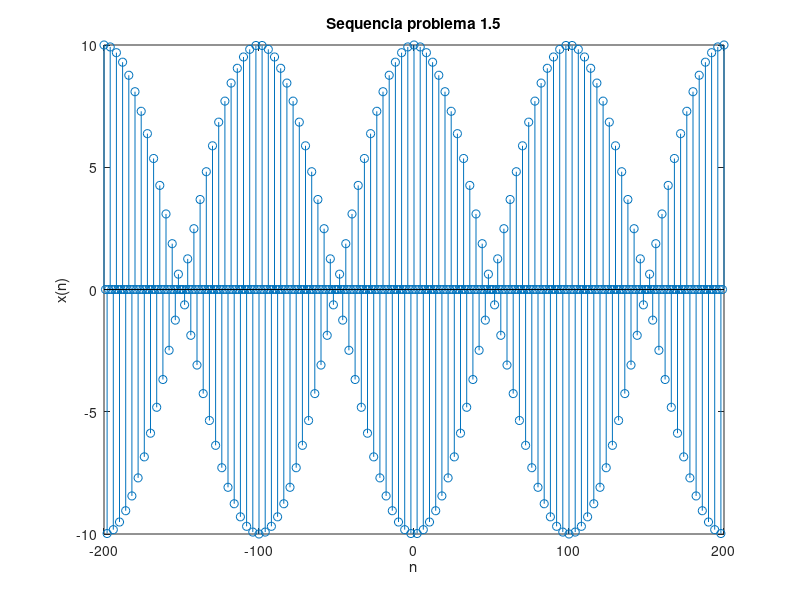

Write the MATLAB code that produced this figure.
% EXERCÍCIO 1.5 - LISTA 1 (MATLAB)

n = [-200:200];
x = 5 * ( cos(0.49*pi*n) + cos(0.51*pi*n) );

stem(n,x);
title('Sequencia problema 1.5');
xlabel('n');
ylabel('x(n)');